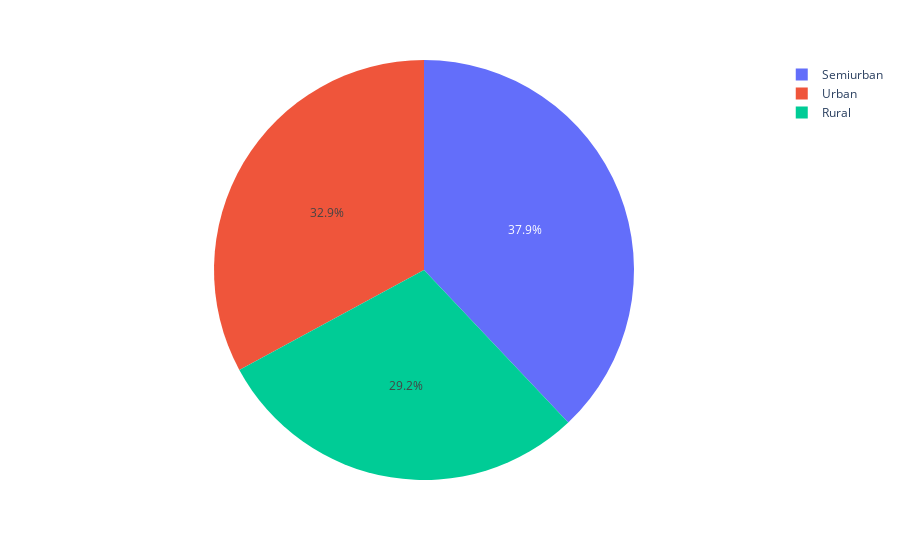

The cell this chart's notebook holds for it:
### Code cell
ex.pie(train_data,names='Property_Area')

### Figure 1 — Plotly figure (JSON) as saved in the notebook; plotly's stock layout.template omitted (floating-point values rounded to 4 significant figures; data arrays with more than 128 entries replaced by an {"elided": "..."} marker saying what was removed)
{"data": [{"domain": {"x": [0, 1], "y": [0, 1]}, "hovertemplate": "Property_Area=%{label}<extra></extra>", "labels": {"elided": "614 str values"}, "legendgroup": "", "name": "", "showlegend": true, "type": "pie"}], "layout": {"legend": {"tracegroupgap": 0}, "margin": {"t": 60}}}
